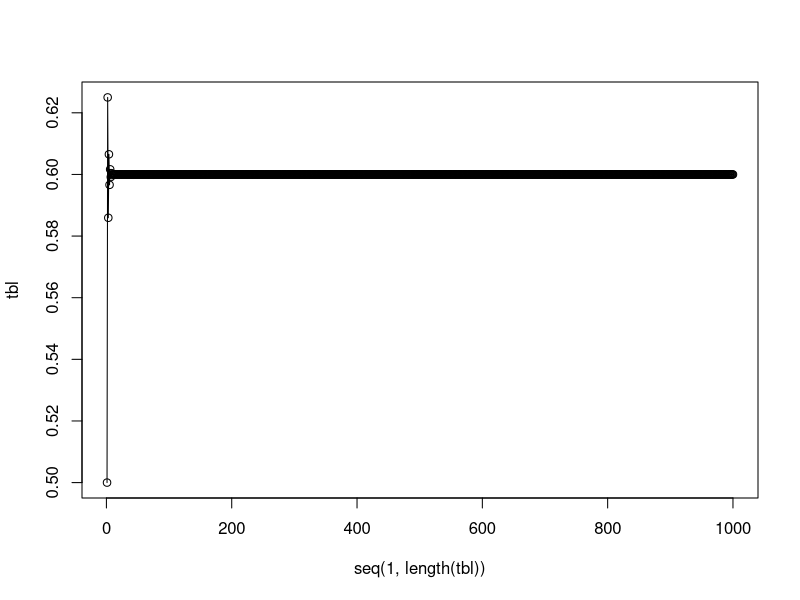
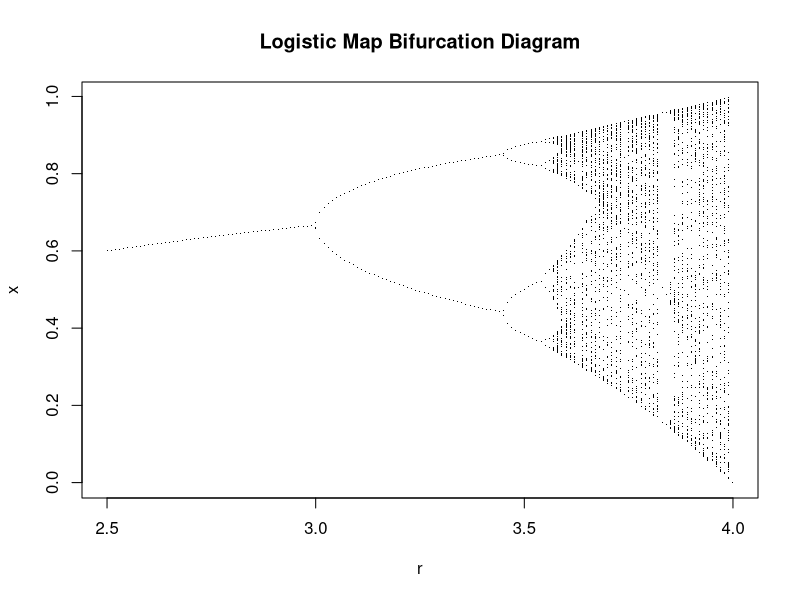

The R script that drew these images, in order:


# Logistic Map ------------------------------------------------------------

fx <- function(r, x){r*x*(1-x)}

r <- 2.5
init <- .5
tbl <- c(init)

for (i in 2:1000){
  prev <- tbl[i-1]; 
  tbl[i] <- fx(r,prev)
}

plot(seq(1,length(tbl)), tbl)
lines(seq(1,length(tbl)),tbl)


# Logistic Bifurcation Diagram -----------------------------------------------------

fx <- function(r, x) {
  r * x * (1 - x)
}

# Range of r values
r_values <- seq(2.5, 4, by = 0.01)

# Initialize variables to store the results
r_plot <- c()
x_plot <- c()

# Iterate over each value of r
for (r in r_values) {
  # Initial value of x
  x <- 0.5
  
  # Iterate the logistic map to reach steady state
  for (i in 1:1000) {
    x <- fx(r, x)
  }
  
  # Collect additional data points after reaching steady state
  for (i in 1:100) {
    x <- fx(r, x)
    r_plot <- c(r_plot, r)
    x_plot <- c(x_plot, x)
  }
}

# Plot the bifurcation diagram
plot(r_plot, x_plot, pch = ".", xlab = "r", ylab = "x", main = "Logistic Map Bifurcation Diagram")

